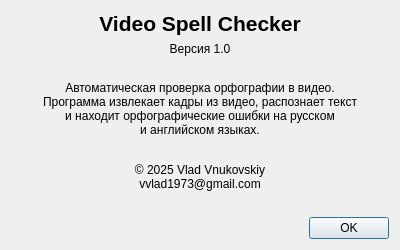
<?xml version="1.0" encoding="UTF-8"?>
<ui version="4.0">
 <class>AboutDialog</class>
 <widget class="QDialog" name="AboutDialog">
  <property name="geometry">
   <rect>
    <x>0</x>
    <y>0</y>
    <width>400</width>
    <height>250</height>
   </rect>
  </property>
  <property name="windowTitle">
   <string>О программе</string>
  </property>
  <property name="modal">
   <bool>true</bool>
  </property>
  <layout class="QVBoxLayout" name="verticalLayout">
   <item>
    <widget class="QLabel" name="titleLabel">
     <property name="font">
      <font>
       <pointsize>16</pointsize>
       <weight>75</weight>
       <bold>true</bold>
      </font>
     </property>
     <property name="text">
      <string>Video Spell Checker</string>
     </property>
     <property name="alignment">
      <set>Qt::AlignCenter</set>
     </property>
    </widget>
   </item>
   <item>
    <widget class="QLabel" name="versionLabel">
     <property name="text">
      <string>Версия 1.0</string>
     </property>
     <property name="alignment">
      <set>Qt::AlignCenter</set>
     </property>
    </widget>
   </item>
   <item>
    <spacer name="verticalSpacer_1">
     <property name="orientation">
      <enum>Qt::Vertical</enum>
     </property>
     <property name="sizeHint" stdset="0">
      <size>
       <width>20</width>
       <height>10</height>
      </size>
     </property>
    </spacer>
   </item>
   <item>
    <widget class="QLabel" name="descriptionLabel">
     <property name="text">
      <string>Автоматическая проверка орфографии в видео.
Программа извлекает кадры из видео, распознает текст
и находит орфографические ошибки на русском
и английском языках.</string>
     </property>
     <property name="alignment">
      <set>Qt::AlignCenter</set>
     </property>
     <property name="wordWrap">
      <bool>true</bool>
     </property>
    </widget>
   </item>
   <item>
    <spacer name="verticalSpacer_2">
     <property name="orientation">
      <enum>Qt::Vertical</enum>
     </property>
     <property name="sizeHint" stdset="0">
      <size>
       <width>20</width>
       <height>20</height>
      </size>
     </property>
    </spacer>
   </item>
   <item>
    <widget class="QLabel" name="copyrightLabel">
     <property name="text">
      <string>© 2025 Vlad Vnukovskiy
vvlad1973@gmail.com</string>
     </property>
     <property name="alignment">
      <set>Qt::AlignCenter</set>
     </property>
    </widget>
   </item>
   <item>
    <spacer name="verticalSpacer_3">
     <property name="orientation">
      <enum>Qt::Vertical</enum>
     </property>
     <property name="sizeHint" stdset="0">
      <size>
       <width>20</width>
       <height>20</height>
      </size>
     </property>
    </spacer>
   </item>
   <item>
    <widget class="QDialogButtonBox" name="buttonBox">
     <property name="orientation">
      <enum>Qt::Horizontal</enum>
     </property>
     <property name="standardButtons">
      <set>QDialogButtonBox::Ok</set>
     </property>
    </widget>
   </item>
  </layout>
 </widget>
 <resources/>
 <connections>
  <connection>
   <sender>buttonBox</sender>
   <signal>accepted()</signal>
   <receiver>AboutDialog</receiver>
   <slot>accept()</slot>
   <hints>
    <hint type="sourcelabel">
     <x>248</x>
     <y>254</y>
    </hint>
    <hint type="destinationlabel">
     <x>157</x>
     <y>274</y>
    </hint>
   </hints>
  </connection>
  <connection>
   <sender>buttonBox</sender>
   <signal>rejected()</signal>
   <receiver>AboutDialog</receiver>
   <slot>reject()</slot>
   <hints>
    <hint type="sourcelabel">
     <x>316</x>
     <y>260</y>
    </hint>
    <hint type="destinationlabel">
     <x>286</x>
     <y>274</y>
    </hint>
   </hints>
  </connection>
 </connections>
</ui>
